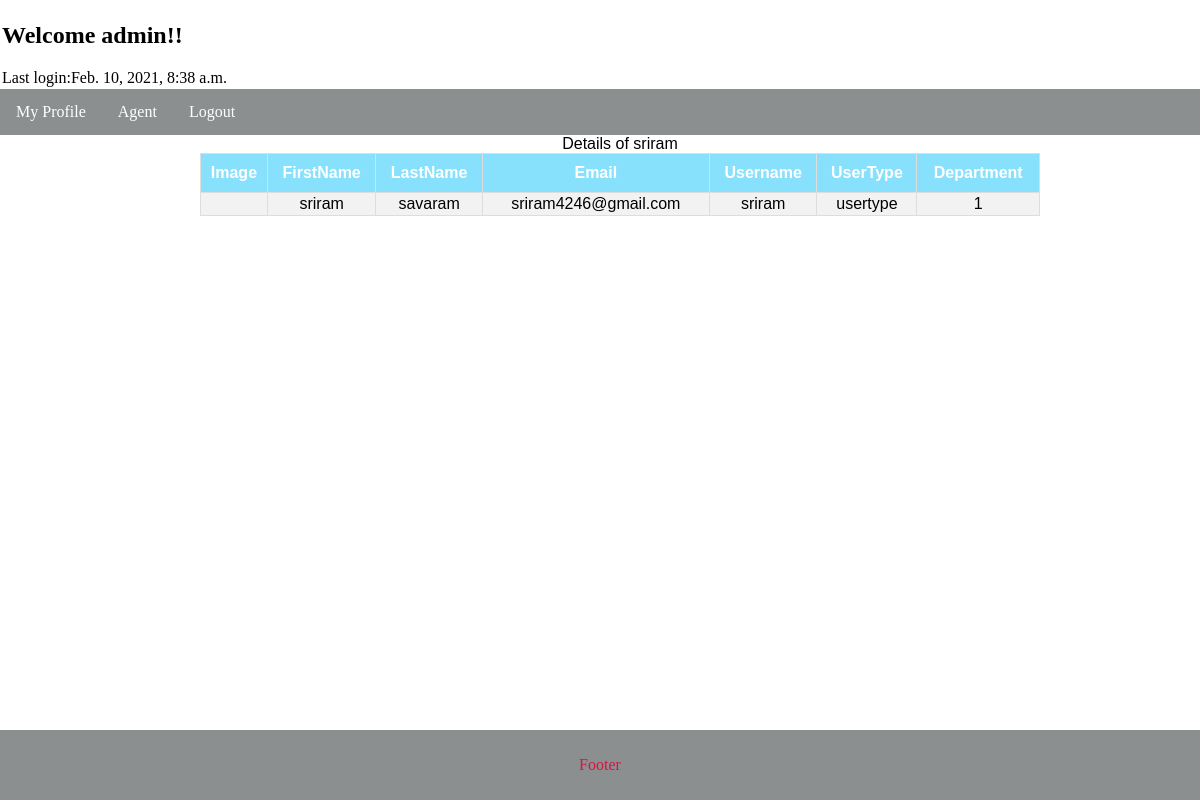
Page /agent/1/imageData/ (signed in) on the committed database.
### agent/models.py (models this page shows, shortened)
class AgentTable(models.Model):
    id = models.AutoField(auto_created=True, primary_key=True)
    firstName = models.CharField(max_length=8, default="")
    lastName = models.CharField(max_length=30)
    username = models.CharField(max_length=20, unique=True, null=False)
    password = models.CharField(max_length=20, null=False)
    dept = models.CharField(max_length=30, blank=True, null=True)
    created_date = models.DateTimeField(default=timezone.now)
    email = models.EmailField(max_length=20, unique=True, default="", null=False)
    image = models.ImageField(blank=True, null=True, default='0')
    updated_date = models.DateTimeField(auto_now=True)
    created_by = models.CharField(max_length=30, null=True)
    count = models.IntegerField(blank=True, default=0)
    usertype = models.CharField(max_length=30,default='')

### agent/views.py (the view)
# urls.py: path('<int:id>/imageData/', views.imageData, name="imageData"),
def imageData(request, id):
    image_details = getAgentDetailsImageClick(id)
    usertype = request.session["usertype"]
    last_login = getLastLoginTime(request.session["id"])
    try:
        if image_details:
            return render(request, "showDetailImageClick.html", {"show_image_obj": image_details, "usertype": usertype,"last_login":last_login})
    except:
        return render(request, "showDetailImageClick.html", {"msg": "No details Found"})

### agent/DButils.py (called while the page is built)
def getLastLoginTime(sessionId):
    loginTimeList = []
    log_obj = LogTable.objects.filter(sessionId=sessionId).values_list('loginTime', flat=True)
    if log_obj:
        for last_login_time in log_obj:
            loginTimeList.append(last_login_time)
        loginTimeList.sort(reverse=True)
        if len(loginTimeList) >= 2:
            return loginTimeList[1]
        else:
            return loginTimeList[0]
    else:
        return datetime.datetime.now()

def getAgentDetailsImageClick(id):
    return AgentTable.objects.get(id=id)

### agent/templates/showDetailImageClick.html (shortened to what this page needs)
{% extends "agentDetails.html" %}
{% block code %}
        {% load static %}
            <link rel="stylesheet" type="text/css" href="{% static 'css/showAgents.css' %}">
<div>
    <table id="image-click-agent-table">
          {% if show_image_obj %}
              <caption>Details of {{show_image_obj.username}} </caption>
            <tr>
                <th>Image</th>
                <th>FirstName</th>
                <th>LastName</th>
                 <th>Email</th>
                 <th>Username</th>
                 <th>UserType</th>
                  <th>Department</th>
            </tr>
            <tr>
                <td>
                </td>
                <td>
                    {{show_image_obj.firstName}}
                <td>
                     {{show_image_obj.lastName}}
                </td>
                <td>
                     {{show_image_obj.email}}
                </td>
                <td>
                     {{show_image_obj.username}}
                </td>
                <td>
                     {{show_image_obj.usertype}}
                </td>
                <td>
                     {{show_image_obj.dept}}
                </td>
            </tr>
             {% endif %}
        </table>
  </div>
{%endblock%}

### static/css/profiledetails.css (style rules this page uses)
* { box-sizing: border-box; }
body { margin: 0; }

### static/css/showAgents.css (style rules this page uses)
* { box-sizing: border-box; }
body { margin: 0; }
#image-click-agent-table { font-family: Arial, Helvetica, sans-serif; border-collapse: collapse; width: 70%; margin-left:200px; }
#image-click-agent-table th,#image-click-agent-table td { border: 1px solid #ddd; padding: 2px 2px 2px; text-align: center; }
#image-click-agent-table th { padding-top: 10px; padding-bottom: 10px; background-color: #88e1fc; color: white; }
#image-click-agent-table tr:nth-child(even) { background-color: #f2f2f2; }

### rows in the picture
AgentTable: username "sriram", firstName "sriram", lastName "savaram", email "sriram4246@gmail.com", usertype "usertype", dept "1"

### other values in the picture
{{ request.session.firstName }} "admin"
{{ last_login }} "Feb. 10, 2021, 8:38 a.m."
